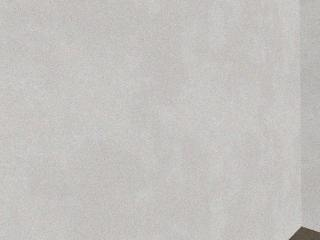
#> input picture Test2/data/sample/run_024/images/000000.jpg, 320 x 240 px
$ python -i stain_detector.py   (imports and definitions only)
#> lines starting #> are read from the running program, lines starting #| are printed output that depends on the picture; after the words box and inside, x2 and y2 are one past the last pixel; in counts of white or black regions, pixels touching at a corner belong together
"""Bloodstain candidate detector for the dog's camera (C2). CPU only: colour mask + region features + a
random forest. No GPU and no deep network, so it runs on the laptop next to the other robot software.

Why not colour alone: the scenes contain red distractors (towel, mug, cushion, book) in the same red as
blood, and at the dog's camera resolution most single droplets are only a few pixels. What separates them
is the *pattern* and the *geometry*:
- a stain region is many small dark-red spots (spatter) or one flat mark *lying on* a wall or floor;
- a distractor is one solid red object that *stands out* from the surface it is on.

Pipeline for one RGB frame (any size; trained on 1280 x 720, the real Go2 front-camera stream):
1. red mask in HSV (dark and washed-out reds included, because tiny stains blend with the surface);
2. regions: mask pixels closer than `link` px are grouped (closing), so a spatter cloud is one region;
3. features per region: size, spot count, fill ratio, colour statistics, shape and, when depth is known,
   the physical size, the height above the floor, the surface normal (plane fit), the flatness, and the depth
   step to the surrounding surface;
4. a random forest gives P(stain) per region.

On the real Go2 the front camera has no depth. There, the region's depth comes from the floor plane
(camera height and pitch) or from the LiDAR (C3). Without depth the forest uses only the image features
(`use_depth=False` model).
"""
from __future__ import annotations

import pickle
from dataclasses import dataclass, field
from pathlib import Path

import cv2
import numpy as np

MODELS = Path(__file__).resolve().parent / "models"

IMAGE_FEATURES = ["log_px", "log_hull", "fill", "n_spots", "largest_share", "spot_px_median", "h_cos", "h_sin",
                  "s_mean", "v_mean", "v_std", "s_std", "aspect", "border", "dark_frac"]
DEPTH_FEATURES = ["depth", "log_area_m2", "z_med", "nz", "flat_rms", "step", "valid_depth"]


@dataclass
class Region:
    bbox: tuple                      # x, y, w, h (pixels)
    centroid: tuple                  # u, v (pixels)
    mask: np.ndarray = field(repr=False)          # bool mask over the bbox
    feats: dict = field(default_factory=dict)
    prob: float = 0.0
    xyz: np.ndarray | None = None    # world position of the region (from depth)
    normal: np.ndarray | None = None


def red_mask(rgb, s_min=70, v_min=18, v_max=235):
    """Dark-to-bright reds, including the desaturated ones of sub-pixel stains."""
#> called with s_min = 70, v_min = 18, v_max = 235
    hsv = cv2.cvtColor(rgb, cv2.COLOR_RGB2HSV)
#> hsv: shape (240, 320, 3); mean H, S, V 19.4, 6.9, 195.6
    h, s, v = hsv[..., 0], hsv[..., 1], hsv[..., 2]
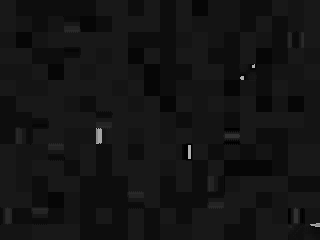
#> h: shape (240, 320); min 0, max 177, mean 19.4
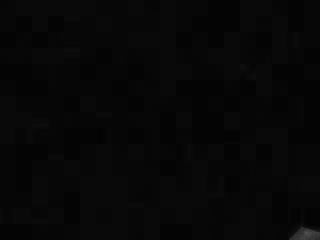
#> s: shape (240, 320); min 0, max 81, mean 6.9
    return (((h <= 9) | (h >= 166)) & (s >= s_min) & (v >= v_min) & (v <= v_max)), hsv


def propose(rgb, link=None, min_px=6):
    """Candidate regions: red pixels grouped by a closing of `link` px (default 1.5 % of the width)."""
    m, hsv = red_mask(rgb)
#> m: shape (240, 320) bool; every value is 0
    link = link or max(3, int(round(0.015 * rgb.shape[1])))
#> link = 5
    k = cv2.getStructuringElement(cv2.MORPH_ELLIPSE, (link, link))
    grouped = cv2.morphologyEx(m.astype(np.uint8), cv2.MORPH_CLOSE, k)
    n, lab, stats, cents = cv2.connectedComponentsWithStats(grouped, connectivity=8)
#> lab: shape (240, 320) int32; every value is 0
#> n = 1; stats = [[0, 0, 320, 240, 76800]]; cents = [[159.5, 119.5]]
    out = []
    for i in range(1, n):
        x, y, w, h, _ = stats[i]
        sub = (lab[y:y + h, x:x + w] == i) & m[y:y + h, x:x + w]
        if int(sub.sum()) < min_px:
            continue
        out.append(Region(bbox=(int(x), int(y), int(w), int(h)), centroid=(float(cents[i][0]), float(cents[i][1])),
                          mask=sub))
#> after the loop, out = []
    return out, hsv


# [70 lines left out: functions _image_features, _depth_features, region_features, not called in this run]


class StainDetector:
    """P(stain) for every red region of a frame. `model`: path to a pickle from training/train_stain_detector.py."""

    # [19 lines left out: functions __init__, regions, not called in this run]

    def __call__(self, frame):
        """Regions judged to be stains (prob >= threshold)."""
        return [r for r in self.regions(frame) if r.prob >= self.threshold]


# [8 lines left out: function draw, not called in this run]

>>> import cv2
>>> picture = cv2.cvtColor(cv2.imread('../../Test2/data/sample/run_024/images/000000.jpg'), cv2.COLOR_BGR2RGB)
>>> result = propose(picture)

$ run again, on Test2/data/sample/run_024/images/000008.jpg
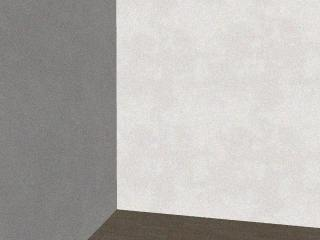
#> input picture Test2/data/sample/run_024/images/000008.jpg, 320 x 240 px
#> hsv: shape (240, 320, 3); mean H, S, V 20, 9.8, 181.1
#> in red_mask, `h, s, v = hsv[..., 0], hsv[..., 1], hsv[..., 2]`:
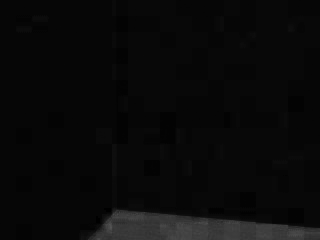
#> s: shape (240, 320); min 0, max 84, mean 9.8
#> in red_mask, `h, s, v = hsv[..., 0], hsv[..., 1], hsv[..., 2]`:
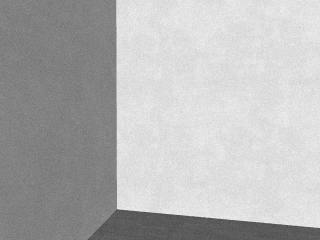
#> v: shape (240, 320); min 67, max 241, mean 181.1
#> m: shape (240, 320) bool; every value is 0
#> lab: shape (240, 320) int32; every value is 0
#> n = 1; stats = [[0, 0, 320, 240, 76800]]; cents = [[159.5, 119.5]]
#> after the loop in propose, `for i in range(1, n):`: out = []

$ run again, on Test2/data/sample/run_024/images/000018.jpg
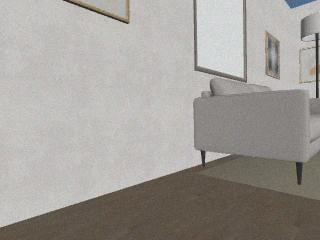
#> input picture Test2/data/sample/run_024/images/000018.jpg, 320 x 240 px
#> hsv: shape (240, 320, 3); mean H, S, V 23.3, 20.2, 161.4
#> in red_mask, `h, s, v = hsv[..., 0], hsv[..., 1], hsv[..., 2]`:
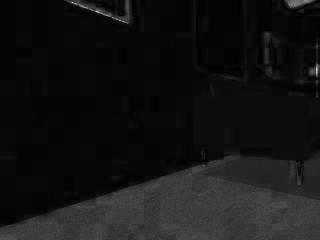
#> s: shape (240, 320); min 0, max 235, mean 20.2
#> in red_mask, `h, s, v = hsv[..., 0], hsv[..., 1], hsv[..., 2]`:
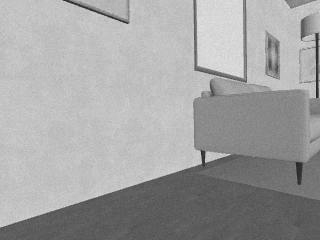
#> v: shape (240, 320); min 26, max 229, mean 161.4
#> m: shape (240, 320) bool; 0% white in thin lines or dots, all inside (x1, y1, x2, y2) = (102, 14, 103, 15)
#> n = 2; stats = [[0, 0, 320, 240, 76799], [102, 14, 1, 1, 1]]; cents = [[159.5, 119.5], [102, 14]]
#> the loop in propose, `for i in range(1, n):` made 1 pass
#> (x, y, w, h, sub) on pass 1: (102, 14, 1, 1, [True])
#> after the loop in propose, `for i in range(1, n):`: out = []

$ run again, on Test2/data/sample/run_024/images/000023.jpg
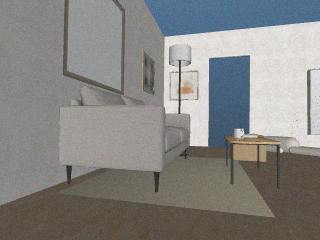
#> input picture Test2/data/sample/run_024/images/000023.jpg, 320 x 240 px
#> hsv: shape (240, 320, 3); mean H, S, V 34.5, 33.2, 140.1
#> in red_mask, `h, s, v = hsv[..., 0], hsv[..., 1], hsv[..., 2]`:
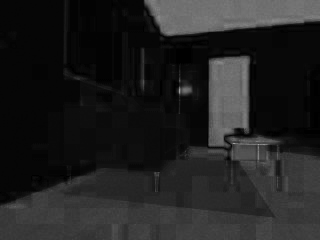
#> s: shape (240, 320); min 0, max 166, mean 33.2
#> in red_mask, `h, s, v = hsv[..., 0], hsv[..., 1], hsv[..., 2]`:
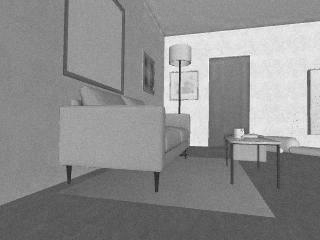
#> v: shape (240, 320); min 32, max 255, mean 140.1
#> m: shape (240, 320) bool; every value is 0
#> lab: shape (240, 320) int32; every value is 0
#> n = 1; stats = [[0, 0, 320, 240, 76800]]; cents = [[159.5, 119.5]]
#> after the loop in propose, `for i in range(1, n):`: out = []
